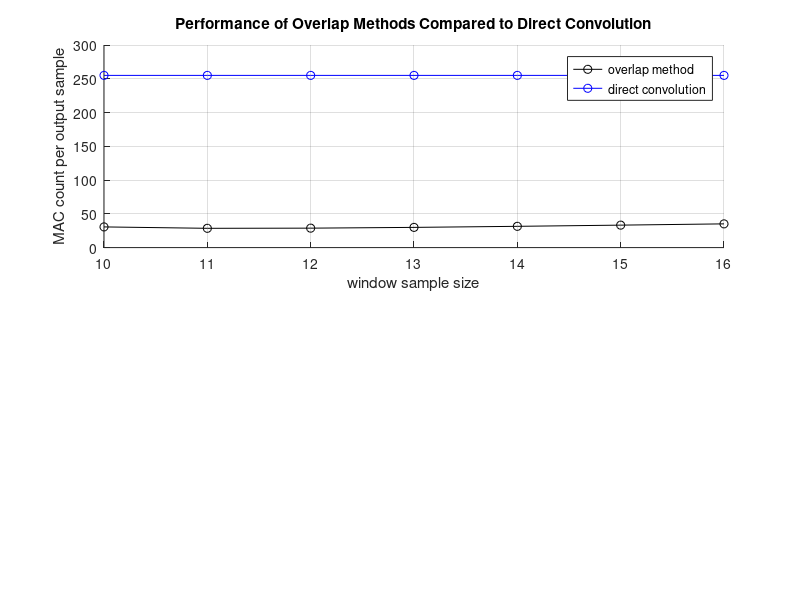

MATLAB code for this plot: (Note: this script raises an error after producing the figure.)
%% varying window size

figure(1)
subplot(2,1,1)
M = 255;
hold on
exponents = 10:16;
mac_count_overlap = zeros(1, length(exponents));

for k = 1:length(exponents)
    N = 2^exponents(k);
    mac_count_overlap(k) = (N+2*N*(log2(4*N)-1))/(N-M);
end
M_array = M*ones(1, length(exponents));
plot(exponents, mac_count_overlap, 'ko-')
plot(exponents, M_array, 'bo-')
grid on
legend('overlap method', 'direct convolution')
ylabel('MAC count per output sample')
xlabel('window sample size')
title('Performance of Overlap Methods Compared to Direct Convolution')
xtickformat('2^{%2d}')

subplot(2,1,2)

for k = 1:length(exponents)
    N = 2^exponents(k);
    mac_count_overlap(k) = (N+2*N*(log2(4*N)-1))/(N-M);
end
M_array = M*ones(1, length(exponents));
plot(exponents, M_array./mac_count_overlap)
grid on
ylabel('speedup factor')
xlabel('window sample size')
title('Theoretical Speedup Compared to Convolution')
xtickformat('2^{%2d}')


%% varying UPR length
figure(2)
hold on
exponents = 11:16;
mac_count_overlap = zeros(1, length(exponents));

datamap = zeros(100, length(exponents));
for k = 1:length(exponents)
    for frc = 1:100
        N = 2^exponents(k);
        M = N*frc/100;
%         M = frc;
        datamap(frc, k) = M/((N+2*N*(log2(4*N)-1))/(N-M));
    end
end
makemap(10*log10(datamap))